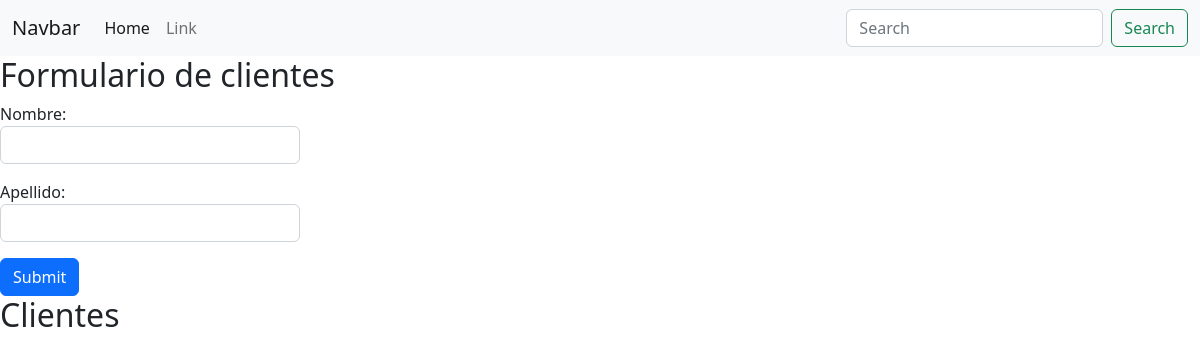
Page /clientes/ on the earlier database version.
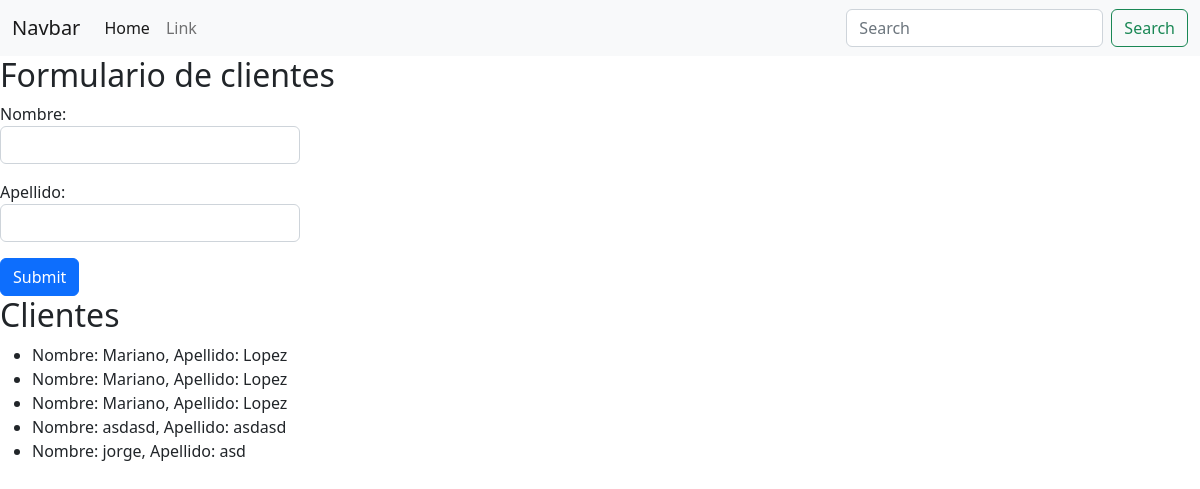
Same page on the later database version.
### ecomerce/models.py (models this page shows)
class Cliente (models.Model):
    name = models.CharField(max_length=20)
    lastName = models.CharField(max_length=20)

### ecomerce/views.py (the view)
# urls.py: path('clientes/', ver_clientes, name='VerClientes'),
def ver_clientes(request):
    if request.method == "GET" and 'search' in request.GET:
        search = request.GET['search']
        clientes = Cliente.objects.filter(name=search)
        context={"clientes": clientes}
        return render(request, "clientes.html", context=context)
    elif request.method == "GET":
        clientes = Cliente.objects.all()
        context = {"clientes": clientes}
        return render(request, "clientes.html", context=context)
    elif request.method == "POST":
        name = request.POST["name"]
        lastName = request.POST["lastName"]
        Cliente.objects.create(name=name, lastName=lastName)
        return HttpResponse("Data enviada!")

### templates/clientes.html (shortened to what this page needs)
{% extends 'base.html' %}
{% block contenido_form %}
<h2>Formulario de clientes</h2>
<form action="" method="POST"> {% csrf_token %}
  <div class="mb-3 w-25">
    Nombre: <input type="text" name="name" class="form-control">
  </div>
  <div class="mb-3 w-25">
    Apellido: <input type="text" name="lastName" class="form-control">
  </div>
  <button type="submit" class="btn btn-primary" >Submit</button>
</form>
{% endblock %}
{% block contenido %}
<h2>Clientes</h2>
<ul>
  {% for i in clientes %}
  <li>Nombre: {{i.name}}, Apellido: {{i.lastName}}</li>
  {% endfor %}
</ul>
{% endblock %}

Differences in the rows shown:
added Cliente: name "Mariano", lastName "Lopez"
added Cliente: name "Mariano", lastName "Lopez"
added Cliente: name "Mariano", lastName "Lopez"
added Cliente: name "asdasd", lastName "asdasd"
added Cliente: name "jorge", lastName "asd"
